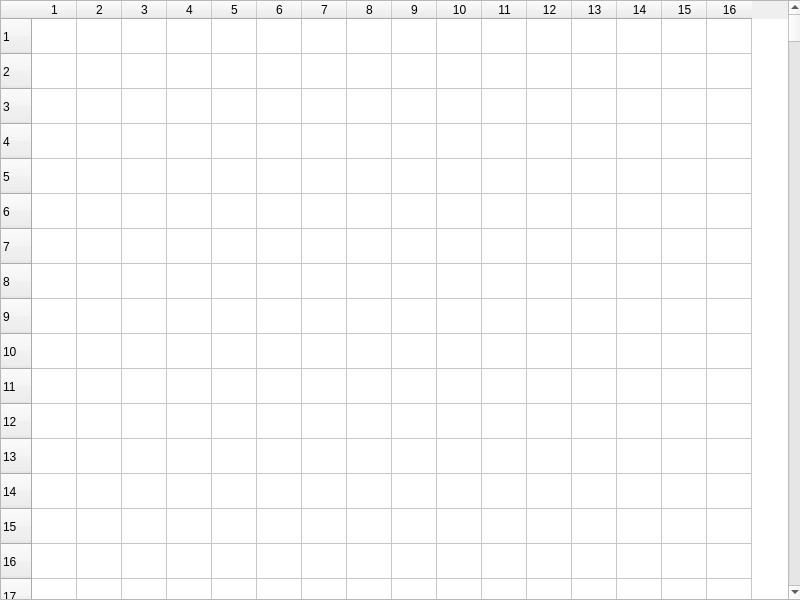
<?xml version="1.0" encoding="UTF-8"?>
<ui version="4.0">
 <class>RamMonitor</class>
 <widget class="QDialog" name="RamMonitor">
  <property name="geometry">
   <rect>
    <x>0</x>
    <y>0</y>
    <width>800</width>
    <height>600</height>
   </rect>
  </property>
  <property name="sizePolicy">
   <sizepolicy hsizetype="Fixed" vsizetype="Fixed">
    <horstretch>0</horstretch>
    <verstretch>0</verstretch>
   </sizepolicy>
  </property>
  <property name="minimumSize">
   <size>
    <width>800</width>
    <height>600</height>
   </size>
  </property>
  <property name="maximumSize">
   <size>
    <width>800</width>
    <height>600</height>
   </size>
  </property>
  <property name="contextMenuPolicy">
   <enum>Qt::NoContextMenu</enum>
  </property>
  <property name="windowTitle">
   <string>RamMonitor</string>
  </property>
  <property name="windowIcon">
   <iconset>
    <normaloff>Icons/Ram monitor.ico</normaloff>
    <normalon>Icons/Ram monitor.ico</normalon>Icons/Ram monitor.ico</iconset>
  </property>
  <widget class="QTableWidget" name="RamTable">
   <property name="geometry">
    <rect>
     <x>0</x>
     <y>0</y>
     <width>803</width>
     <height>600</height>
    </rect>
   </property>
   <property name="sizePolicy">
    <sizepolicy hsizetype="Fixed" vsizetype="Fixed">
     <horstretch>0</horstretch>
     <verstretch>0</verstretch>
    </sizepolicy>
   </property>
   <property name="minimumSize">
    <size>
     <width>803</width>
     <height>600</height>
    </size>
   </property>
   <property name="maximumSize">
    <size>
     <width>803</width>
     <height>600</height>
    </size>
   </property>
   <property name="focusPolicy">
    <enum>Qt::NoFocus</enum>
   </property>
   <property name="contextMenuPolicy">
    <enum>Qt::NoContextMenu</enum>
   </property>
   <property name="editTriggers">
    <set>QAbstractItemView::NoEditTriggers</set>
   </property>
   <property name="rowCount">
    <number>4096</number>
   </property>
   <property name="columnCount">
    <number>16</number>
   </property>
   <attribute name="horizontalHeaderDefaultSectionSize">
    <number>45</number>
   </attribute>
   <attribute name="verticalHeaderCascadingSectionResizes">
    <bool>false</bool>
   </attribute>
   <attribute name="verticalHeaderDefaultSectionSize">
    <number>35</number>
   </attribute>
   <row/>
   <row/>
   <row/>
   <row/>
   <row/>
   <row/>
   <row/>
   <row/>
   <row/>
   <row/>
   <row/>
   <row/>
   <row/>
   <row/>
   <row/>
   <row/>
   <row/>
   <row/>
   <row/>
   <row/>
   <row/>
   <row/>
   <row/>
   <row/>
   <row/>
   <row/>
   <row/>
   <row/>
   <row/>
   <row/>
   <row/>
   <row/>
   <row/>
   <row/>
   <row/>
   <row/>
   <row/>
   <row/>
   <row/>
   <row/>
   <row/>
   <row/>
   <row/>
   <row/>
   <row/>
   <row/>
   <row/>
   <row/>
   <row/>
   <row/>
   <row/>
   <row/>
   <row/>
   <row/>
   <row/>
   <row/>
   <row/>
   <row/>
   <row/>
   <row/>
   <row/>
   <row/>
   <row/>
   <row/>
   <row/>
   <row/>
   <row/>
   <row/>
   <row/>
   <row/>
   <row/>
   <row/>
   <row/>
   <row/>
   <row/>
   <row/>
   <row/>
   <row/>
   <row/>
   <row/>
   <row/>
   <row/>
   <row/>
   <row/>
   <row/>
   <row/>
   <row/>
   <row/>
   <row/>
   <row/>
   <row/>
   <row/>
   <row/>
   <row/>
   <row/>
   <row/>
   <row/>
   <row/>
   <row/>
   <row/>
   <row/>
   <row/>
   <row/>
   <row/>
   <row/>
   <row/>
   <row/>
   <row/>
   <row/>
   <row/>
   <row/>
   <row/>
   <row/>
   <row/>
   <row/>
   <row/>
   <row/>
   <row/>
   <row/>
   <row/>
   <row/>
   <row/>
   <row/>
   <row/>
   <row/>
   <row/>
   <row/>
   <row/>
   <row/>
   <row/>
   <row/>
   <row/>
   <row/>
   <row/>
   <row/>
   <row/>
   <row/>
   <row/>
   <row/>
   <row/>
   <row/>
   <row/>
   <row/>
   <row/>
   <row/>
   <row/>
   <row/>
   <row/>
   <row/>
   <row/>
   <row/>
   <row/>
   <row/>
   <row/>
   <row/>
   <row/>
   <row/>
   <row/>
   <row/>
   <row/>
   <row/>
   <row/>
   <row/>
   <row/>
   <row/>
   <row/>
   <row/>
   <row/>
   <row/>
   <row/>
   <row/>
   <row/>
   <row/>
   <row/>
   <row/>
   <row/>
   <row/>
   <row/>
   <row/>
   <row/>
   <row/>
   <row/>
   <row/>
   <row/>
   <row/>
   <row/>
   <row/>
   <row/>
   <row/>
   <row/>
   <row/>
   <row/>
   <row/>
   <row/>
   <row/>
   <row/>
   <row/>
   <row/>
   <row/>
   <row/>
   <row/>
   <row/>
   <row/>
   <row/>
   <row/>
   <row/>
   <row/>
   <row/>
   <row/>
   <row/>
   <row/>
   <row/>
   <row/>
   <row/>
   <row/>
   <row/>
   <row/>
   <row/>
   <row/>
   <row/>
   <row/>
   <row/>
   <row/>
   <row/>
   <row/>
   <row/>
   <row/>
   <row/>
   <row/>
   <row/>
   <row/>
   <row/>
   <row/>
   <row/>
   <row/>
   <row/>
   <row/>
   <row/>
   <row/>
   <row/>
   <row/>
   <row/>
   <row/>
   <row/>
   <row/>
   <row/>
   <row/>
   <row/>
   <row/>
   <row/>
   <row/>
   <row/>
   <row/>
   <row/>
   <row/>
   <row/>
   <row/>
   <row/>
   <row/>
   <row/>
   <row/>
   <row/>
   <row/>
   <row/>
   <row/>
   <row/>
   <row/>
   <row/>
   <row/>
   <row/>
   <row/>
   <row/>
   <row/>
   <row/>
   <row/>
   <row/>
   <row/>
   <row/>
   <row/>
   <row/>
   <row/>
   <row/>
   <row/>
   <row/>
   <row/>
   <row/>
   <row/>
   <row/>
   <row/>
   <row/>
   <row/>
   <row/>
   <row/>
   <row/>
   <row/>
   <row/>
   <row/>
   <row/>
   <row/>
   <row/>
   <row/>
   <row/>
   <row/>
   <row/>
   <row/>
   <row/>
   <row/>
   <row/>
   <row/>
   <row/>
   <row/>
   <row/>
   <row/>
   <row/>
   <row/>
   <row/>
   <row/>
   <row/>
   <row/>
   <row/>
   <row/>
   <row/>
   <row/>
   <row/>
   <row/>
   <row/>
   <row/>
   <row/>
   <row/>
   <row/>
   <row/>
   <row/>
   <row/>
   <row/>
   <row/>
   <row/>
   <row/>
   <row/>
   <row/>
   <row/>
   <row/>
   <row/>
   <row/>
   <row/>
   <row/>
   <row/>
   <row/>
   <row/>
   <row/>
   <row/>
   <row/>
   <row/>
   <row/>
   <row/>
   <row/>
   <row/>
   <row/>
   <row/>
   <row/>
   <row/>
   <row/>
   <row/>
   <row/>
   <row/>
   <row/>
   <row/>
   <row/>
   <row/>
   <row/>
   <row/>
   <row/>
   <row/>
   <row/>
   <row/>
   <row/>
   <row/>
   <row/>
   <row/>
   <row/>
   <row/>
   <row/>
   <row/>
   <row/>
   <row/>
   <row/>
   <row/>
   <row/>
   <row/>
   <row/>
   <row/>
   <row/>
   <row/>
   <row/>
   <row/>
   <row/>
   <row/>
   <row/>
   <row/>
   <row/>
   <row/>
   <row/>
   <row/>
   <row/>
   <row/>
   <row/>
   <row/>
   <row/>
   <row/>
   <row/>
   <row/>
   <row/>
   <row/>
   <row/>
   <row/>
   <row/>
   <row/>
   <row/>
   <row/>
   <row/>
   <row/>
   <row/>
   <row/>
   <row/>
   <row/>
   <row/>
   <row/>
   <row/>
   <row/>
   <row/>
   <row/>
   <row/>
   <row/>
   <row/>
   <row/>
   <row/>
   <row/>
   <row/>
   <row/>
   <row/>
   <row/>
   <row/>
   <row/>
   <row/>
   <row/>
   <row/>
   <row/>
   <row/>
   <row/>
   <row/>
   <row/>
   <row/>
   <row/>
   <row/>
   <row/>
   <row/>
   <row/>
   <row/>
   <row/>
   <row/>
   <row/>
   <row/>
   <row/>
   <row/>
   <row/>
   <row/>
   <row/>
   <row/>
   <row/>
   <row/>
   <row/>
   <row/>
   <row/>
   <row/>
   <row/>
   <row/>
   <row/>
   <row/>
   <row/>
   <row/>
   <row/>
   <row/>
   <row/>
   <row/>
   <row/>
   <row/>
   <row/>
   <row/>
   <row/>
   <row/>
   <row/>
   <row/>
   <row/>
   <row/>
   <row/>
   <row/>
   <row/>
   <row/>
   <row/>
   <row/>
   <row/>
   <row/>
   <row/>
   <row/>
   <row/>
   <row/>
   <row/>
   <row/>
   <row/>
   <row/>
   <row/>
   <row/>
   <row/>
   <row/>
   <row/>
   <row/>
   <row/>
   <row/>
   <row/>
   <row/>
   <row/>
   <row/>
   <row/>
   <row/>
   <row/>
   <row/>
   <row/>
   <row/>
   <row/>
   <row/>
   <row/>
   <row/>
   <row/>
   <row/>
   <row/>
   <row/>
   <row/>
   <row/>
   <row/>
   <row/>
   <row/>
   <row/>
   <row/>
   <row/>
   <row/>
   <row/>
   <row/>
   <row/>
   <row/>
   <row/>
   <row/>
   <row/>
   <row/>
   <row/>
   <row/>
   <row/>
   <row/>
   <row/>
   <row/>
   <row/>
   <row/>
   <row/>
   <row/>
   <row/>
   <row/>
   <row/>
   <row/>
   <row/>
   <row/>
   <row/>
   <row/>
   <row/>
   <row/>
   <row/>
   <row/>
   <row/>
   <row/>
   <row/>
   <row/>
   <row/>
   <row/>
   <row/>
   <row/>
   <row/>
   <row/>
   <row/>
   <row/>
   <row/>
   <row/>
   <row/>
   <row/>
   <row/>
   <row/>
   <row/>
   <row/>
   <row/>
   <row/>
   <row/>
   <row/>
   <row/>
   <row/>
   <row/>
   <row/>
   <row/>
   <row/>
   <row/>
   <row/>
   <row/>
   <row/>
   <row/>
   <row/>
   <row/>
   <row/>
   <row/>
   <row/>
   <row/>
   <row/>
   <row/>
   <row/>
   <row/>
   <row/>
   <row/>
   <row/>
   <row/>
   <row/>
   <row/>
   <row/>
   <row/>
   <row/>
   <row/>
   <row/>
   <row/>
   <row/>
   <row/>
   <row/>
   <row/>
   <row/>
   <row/>
   <row/>
   <row/>
   <row/>
   <row/>
   <row/>
   <row/>
   <row/>
   <row/>
   <row/>
   <row/>
   <row/>
   <row/>
   <row/>
   <row/>
   <row/>
   <row/>
   <row/>
   <row/>
   <row/>
   <row/>
   <row/>
   <row/>
   <row/>
   <row/>
   <row/>
   <row/>
   <row/>
   <row/>
   <row/>
   <row/>
   <row/>
   <row/>
   <row/>
   <row/>
   <row/>
   <row/>
   <row/>
   <row/>
   <row/>
   <row/>
   <row/>
   <row/>
   <row/>
   <row/>
   <row/>
   <row/>
   <row/>
   <row/>
   <row/>
   <row/>
   <row/>
   <row/>
   <row/>
   <row/>
   <row/>
   <row/>
   <row/>
   <row/>
   <row/>
   <row/>
   <row/>
   <row/>
   <row/>
   <row/>
   <row/>
   <row/>
   <row/>
   <row/>
   <row/>
   <row/>
   <row/>
   <row/>
   <row/>
   <row/>
   <row/>
   <row/>
   <row/>
   <row/>
   <row/>
   <row/>
   <row/>
   <row/>
   <row/>
   <row/>
   <row/>
   <row/>
   <row/>
   <row/>
   <row/>
   <row/>
   <row/>
   <row/>
   <row/>
   <row/>
   <row/>
   <row/>
   <row/>
   <row/>
   <row/>
   <row/>
   <row/>
   <row/>
   <row/>
   <row/>
   <row/>
   <row/>
   <row/>
   <row/>
   <row/>
   <row/>
   <row/>
   <row/>
   <row/>
   <row/>
   <row/>
   <row/>
   <row/>
   <row/>
   <row/>
   <row/>
   <row/>
   <row/>
   <row/>
   <row/>
   <row/>
   <row/>
   <row/>
   <row/>
   <row/>
   <row/>
   <row/>
   <row/>
   <row/>
   <row/>
   <row/>
   <row/>
   <row/>
   <row/>
   <row/>
   <row/>
   <row/>
   <row/>
   <row/>
   <row/>
   <row/>
   <row/>
   <row/>
   <row/>
   <row/>
   <row/>
   <row/>
   <row/>
   <row/>
   <row/>
   <row/>
   <row/>
   <row/>
   <row/>
   <row/>
   <row/>
   <row/>
   <row/>
   <row/>
   <row/>
   <row/>
   <row/>
   <row/>
   <row/>
   <row/>
   <row/>
   <row/>
   <row/>
   <row/>
   <row/>
   <row/>
   <row/>
   <row/>
   <row/>
   <row/>
   <row/>
   <row/>
   <row/>
   <row/>
   <row/>
   <row/>
   <row/>
   <row/>
   <row/>
   <row/>
   <row/>
   <row/>
   <row/>
   <row/>
   <row/>
   <row/>
   <row/>
   <row/>
   <row/>
   <row/>
   <row/>
   <row/>
   <row/>
   <row/>
   <row/>
   <row/>
   <row/>
   <row/>
   <row/>
   <row/>
   <row/>
   <row/>
   <row/>
   <row/>
   <row/>
   <row/>
   <row/>
   <row/>
   <row/>
   <row/>
   <row/>
   <row/>
   <row/>
   <row/>
   <row/>
   <row/>
   <row/>
   <row/>
   <row/>
   <row/>
   <row/>
   <row/>
   <row/>
   <row/>
   <row/>
   <row/>
   <row/>
   <row/>
   <row/>
   <row/>
   <row/>
   <row/>
   <row/>
   <row/>
   <row/>
   <row/>
   <row/>
   <row/>
   <row/>
   <row/>
   <row/>
   <row/>
   <row/>
   <row/>
   <row/>
   <row/>
   <row/>
   <row/>
   <row/>
   <row/>
   <row/>
   <row/>
   <row/>
   <row/>
   <row/>
   <row/>
   <row/>
   <row/>
   <row/>
   <row/>
   <row/>
   <row/>
   <row/>
   <row/>
   <row/>
   <row/>
   <row/>
   <row/>
   <row/>
   <row/>
   <row/>
   <row/>
   <row/>
   <row/>
   <row/>
   <row/>
   <row/>
   <row/>
   <row/>
   <row/>
   <row/>
   <row/>
   <row/>
   <row/>
   <row/>
   <row/>
   <row/>
   <row/>
   <row/>
   <row/>
   <row/>
   <row/>
   <row/>
   <row/>
   <row/>
   <row/>
   <row/>
   <row/>
   <row/>
   <row/>
   <row/>
   <row/>
   <row/>
   <row/>
   <row/>
   <row/>
   <row/>
   <row/>
   <row/>
   <row/>
   <row/>
   <row/>
   <row/>
   <row/>
   <row/>
   <row/>
   <row/>
   <row/>
   <row/>
   <row/>
   <row/>
   <row/>
   <row/>
   <row/>
   <row/>
   <row/>
   <row/>
   <row/>
   <row/>
   <row/>
   <row/>
   <row/>
   <row/>
   <row/>
   <row/>
   <row/>
   <row/>
   <row/>
   <row/>
   <row/>
   <row/>
   <row/>
   <row/>
   <row/>
   <row/>
   <row/>
   <row/>
   <row/>
   <row/>
   <row/>
   <row/>
   <row/>
   <row/>
   <row/>
   <row/>
   <row/>
   <row/>
   <row/>
   <row/>
   <row/>
   <row/>
   <row/>
   <row/>
   <row/>
   <row/>
   <row/>
   <row/>
   <row/>
   <row/>
   <row/>
   <row/>
   <row/>
   <row/>
   <row/>
   <row/>
   <row/>
   <row/>
   <row/>
   <row/>
   <row/>
   <row/>
   <row/>
   <row/>
   <row/>
   <row/>
   <row/>
   <row/>
   <row/>
   <row/>
   <row/>
   <row/>
   <row/>
   <row/>
   <row/>
   <row/>
   <row/>
   <row/>
   <row/>
   <row/>
   <row/>
   <row/>
   <row/>
   <row/>
   <row/>
   <row/>
   <row/>
   <row/>
   <row/>
   <row/>
   <row/>
   <row/>
   <row/>
   <row/>
   <row/>
   <row/>
   <row/>
   <row/>
   <row/>
   <row/>
   <row/>
   <row/>
   <row/>
   <row/>
   <row/>
   <row/>
   <row/>
   <row/>
   <row/>
   <row/>
   <row/>
   <row/>
   <row/>
   <row/>
   <row/>
   <row/>
   <row/>
   <row/>
   <row/>
   <row/>
   <row/>
   <row/>
   <row/>
   <row/>
   <row/>
   <row/>
   <row/>
   <row/>
   <row/>
   <row/>
   <row/>
   <row/>
   <row/>
   <row/>
   <row/>
   <row/>
   <row/>
   <row/>
   <row/>
   <row/>
   <row/>
   <row/>
   <row/>
   <row/>
   <row/>
   <row/>
   <row/>
   <row/>
   <row/>
   <row/>
   <row/>
   <row/>
   <row/>
   <row/>
   <row/>
   <row/>
   <row/>
   <row/>
   <row/>
   <row/>
   <row/>
   <row/>
   <row/>
   <row/>
   <row/>
   <row/>
   <row/>
   <row/>
   <row/>
   <row/>
   <row/>
   <row/>
   <row/>
   <row/>
   <row/>
   <row/>
   <row/>
   <row/>
   <row/>
   <row/>
   <row/>
   <row/>
   <row/>
   <row/>
   <row/>
   <row/>
   <row/>
   <row/>
   <row/>
   <row/>
   <row/>
   <row/>
   <row/>
   <row/>
   <row/>
   <row/>
   <row/>
   <row/>
   <row/>
   <row/>
   <row/>
   <row/>
   <row/>
   <row/>
   <row/>
   <row/>
   <row/>
   <row/>
   <row/>
   <row/>
   <row/>
   <row/>
   <row/>
   <row/>
   <row/>
   <row/>
   <row/>
   <row/>
   <row/>
   <row/>
   <row/>
   <row/>
   <row/>
   <row/>
   <row/>
   <row/>
   <row/>
   <row/>
   <row/>
   <row/>
   <row/>
   <row/>
   <row/>
   <row/>
   <row/>
   <row/>
   <row/>
   <row/>
   <row/>
   <row/>
   <row/>
   <row/>
   <row/>
   <row/>
   <row/>
   <row/>
   <row/>
   <row/>
   <row/>
   <row/>
   <row/>
   <row/>
   <row/>
   <row/>
   <row/>
   <row/>
   <row/>
   <row/>
   <row/>
   <row/>
   <row/>
   <row/>
   <row/>
   <row/>
   <row/>
   <row/>
   <row/>
   <row/>
   <row/>
   <row/>
   <row/>
   <row/>
   <row/>
   <row/>
   <row/>
   <row/>
   <row/>
   <row/>
   <row/>
   <row/>
   <row/>
   <row/>
   <row/>
   <row/>
   <row/>
   <row/>
   <row/>
   <row/>
   <row/>
   <row/>
   <row/>
   <row/>
   <row/>
   <row/>
   <row/>
   <row/>
   <row/>
   <row/>
   <row/>
   <row/>
   <row/>
   <row/>
   <row/>
   <row/>
   <row/>
   <row/>
   <row/>
   <row/>
   <row/>
   <row/>
   <row/>
   <row/>
   <row/>
   <row/>
   <row/>
   <row/>
   <row/>
   <row/>
   <row/>
   <row/>
   <row/>
   <row/>
   <row/>
   <row/>
   <row/>
   <row/>
   <row/>
   <row/>
   <row/>
   <row/>
   <row/>
   <row/>
   <row/>
   <row/>
   <row/>
   <row/>
   <row/>
   <row/>
   <row/>
   <row/>
   <row/>
   <row/>
   <row/>
   <row/>
   <row/>
   <row/>
   <row/>
   <row/>
   <row/>
   <row/>
   <row/>
   <row/>
   <row/>
   <row/>
   <row/>
   <row/>
   <row/>
   <row/>
   <row/>
   <row/>
   <row/>
   <row/>
   <row/>
   <row/>
   <row/>
   <row/>
   <row/>
   <row/>
   <row/>
   <row/>
   <row/>
   <row/>
   <row/>
   <row/>
   <row/>
   <row/>
   <row/>
   <row/>
   <row/>
   <row/>
   <row/>
   <row/>
   <row/>
   <row/>
   <row/>
   <row/>
   <row/>
   <row/>
   <row/>
   <row/>
   <row/>
   <row/>
   <row/>
   <row/>
   <row/>
   <row/>
   <row/>
   <row/>
   <row/>
   <row/>
   <row/>
   <row/>
   <row/>
   <row/>
   <row/>
   <row/>
   <row/>
   <row/>
   <row/>
   <row/>
   <row/>
   <row/>
   <row/>
   <row/>
   <row/>
   <row/>
   <row/>
   <row/>
   <row/>
   <row/>
   <row/>
   <row/>
   <row/>
   <row/>
   <row/>
   <row/>
   <row/>
   <row/>
   <row/>
   <row/>
   <row/>
   <row/>
   <row/>
   <row/>
   <row/>
   <row/>
   <row/>
   <row/>
   <row/>
   <row/>
   <row/>
   <row/>
   <row/>
   <row/>
   <row/>
   <row/>
   <row/>
   <row/>
   <row/>
   <row/>
   <row/>
   <row/>
   <row/>
   <row/>
   <row/>
   <row/>
   <row/>
   <row/>
   <row/>
   <row/>
   <row/>
   <row/>
   <row/>
   <row/>
   <row/>
   <row/>
   <row/>
   <row/>
   <row/>
   <row/>
   <row/>
   <row/>
   <row/>
   <row/>
   <row/>
   <row/>
   <row/>
   <row/>
   <row/>
   <row/>
   <row/>
   <row/>
   <row/>
   <row/>
   <row/>
   <row/>
   <row/>
   <row/>
   <row/>
   <row/>
   <row/>
   <row/>
   <row/>
   <row/>
   <row/>
   <row/>
   <row/>
   <row/>
   <row/>
   <row/>
   <row/>
   <row/>
   <row/>
   <row/>
   <row/>
   <row/>
   <row/>
   <row/>
   <row/>
   <row/>
   <row/>
   <row/>
   <row/>
   <row/>
   <row/>
   <row/>
   <row/>
   <row/>
   <row/>
   <row/>
   <row/>
   <row/>
   <row/>
   <row/>
   <row/>
   <row/>
   <row/>
   <row/>
   <row/>
   <row/>
   <row/>
   <row/>
   <row/>
   <row/>
   <row/>
   <row/>
   <row/>
   <row/>
   <row/>
   <row/>
   <row/>
   <row/>
   <row/>
   <row/>
   <row/>
   <row/>
   <row/>
   <row/>
   <row/>
   <row/>
   <row/>
   <row/>
   <row/>
   <row/>
   <row/>
   <row/>
   <row/>
   <row/>
   <row/>
   <row/>
   <row/>
   <row/>
   <row/>
   <row/>
   <row/>
   <row/>
   <row/>
   <row/>
   <row/>
   <row/>
   <row/>
   <row/>
   <row/>
   <row/>
   <row/>
   <row/>
   <row/>
   <row/>
   <row/>
   <row/>
   <row/>
   <row/>
   <row/>
   <row/>
   <row/>
   <row/>
   <row/>
   <row/>
   <row/>
   <row/>
   <row/>
   <row/>
   <row/>
   <row/>
   <row/>
   <row/>
   <row/>
   <row/>
   <row/>
   <row/>
   <row/>
   <row/>
   <row/>
   <row/>
   <row/>
   <row/>
   <row/>
   <row/>
   <row/>
   <row/>
   <row/>
   <row/>
   <row/>
   <row/>
   <row/>
   <row/>
   <row/>
   <row/>
   <row/>
   <row/>
   <row/>
   <row/>
   <row/>
   <row/>
   <row/>
   <row/>
   <row/>
   <row/>
   <row/>
   <row/>
   <row/>
   <row/>
   <row/>
   <row/>
   <row/>
   <row/>
   <row/>
   <row/>
   <row/>
   <row/>
   <row/>
   <row/>
   <row/>
   <row/>
   <row/>
   <row/>
   <row/>
   <row/>
   <row/>
   <row/>
   <row/>
   <row/>
   <row/>
   <row/>
   <row/>
   <row/>
   <row/>
   <row/>
   <row/>
   <row/>
   <row/>
   <row/>
   <row/>
   <row/>
   <row/>
   <row/>
   <row/>
   <row/>
   <row/>
   <row/>
   <row/>
   <row/>
   <row/>
   <row/>
   <row/>
   <row/>
   <row/>
   <row/>
   <row/>
   <row/>
   <row/>
   <row/>
   <row/>
   <row/>
   <row/>
   <row/>
   <row/>
   <row/>
   <row/>
   <row/>
   <row/>
   <row/>
   <row/>
   <row/>
   <row/>
   <row/>
   <row/>
   <row/>
   <row/>
   <row/>
   <row/>
   <row/>
   <row/>
   <row/>
   <row/>
   <row/>
   <row/>
   <row/>
   <row/>
   <row/>
   <row/>
   <row/>
   <row/>
   <row/>
   <row/>
   <row/>
   <row/>
   <row/>
   <row/>
   <row/>
   <row/>
   <row/>
   <row/>
   <row/>
   <row/>
   <row/>
   <row/>
   <row/>
   <row/>
   <row/>
   <row/>
   <row/>
   <row/>
   <row/>
   <row/>
   <row/>
   <row/>
   <row/>
   <row/>
   <row/>
   <row/>
   <row/>
   <row/>
   <row/>
   <row/>
   <row/>
   <row/>
   <row/>
   <row/>
   <row/>
   <row/>
   <row/>
   <row/>
   <row/>
   <row/>
   <row/>
   <row/>
   <row/>
   <row/>
   <row/>
   <row/>
   <row/>
   <row/>
   <row/>
   <row/>
   <row/>
   <row/>
   <row/>
   <row/>
   <row/>
   <row/>
   <row/>
   <row/>
   <row/>
   <row/>
   <row/>
   <row/>
   <row/>
   <row/>
   <row/>
   <row/>
   <row/>
   <row/>
   <row/>
   <row/>
   <row/>
   <row/>
   <row/>
   <row/>
   <row/>
   <row/>
   <row/>
   <row/>
   <row/>
   <row/>
   <row/>
   <row/>
   <row/>
   <row/>
   <row/>
   <row/>
   <row/>
   <row/>
   <row/>
   <row/>
   <row/>
   <row/>
   <row/>
   <row/>
   <row/>
   <row/>
   <row/>
   <row/>
   <row/>
   <row/>
   <row/>
   <row/>
   <row/>
   <row/>
   <row/>
   <row/>
   <row/>
   <row/>
   <row/>
   <row/>
   <row/>
   <row/>
   <row/>
   <row/>
   <row/>
   <row/>
   <row/>
   <row/>
   <row/>
   <row/>
   <row/>
   <row/>
   <row/>
   <row/>
   <row/>
   <row/>
   <row/>
   <row/>
   <row/>
   <row/>
   <row/>
   <row/>
   <row/>
   <row/>
   <row/>
   <row/>
   <row/>
   <row/>
   <row/>
   <row/>
   <row/>
   <row/>
   <row/>
   <row/>
   <row/>
   <row/>
   <row/>
   <row/>
   <row/>
   <row/>
   <row/>
   <row/>
   <row/>
   <row/>
   <row/>
   <row/>
   <row/>
   <row/>
   <row/>
   <row/>
   <row/>
   <row/>
   <row/>
   <row/>
   <row/>
   <row/>
   <row/>
   <row/>
   <row/>
   <row/>
   <row/>
   <row/>
   <row/>
   <row/>
   <row/>
   <row/>
   <row/>
   <row/>
   <row/>
   <row/>
   <row/>
   <row/>
   <row/>
   <row/>
   <row/>
   <row/>
   <row/>
   <row/>
   <row/>
   <row/>
   <row/>
   <row/>
   <row/>
   <row/>
   <row/>
   <row/>
   <row/>
   <row/>
   <row/>
   <row/>
   <row/>
   <row/>
   <row/>
   <row/>
   <row/>
   <row/>
   <row/>
   <row/>
   <row/>
   <row/>
   <row/>
   <row/>
   <row/>
   <row/>
   <row/>
   <row/>
   <row/>
   <row/>
   <row/>
   <row/>
   <row/>
   <row/>
   <row/>
   <row/>
   <row/>
   <row/>
   <row/>
   <row/>
   <row/>
   <row/>
   <row/>
   <row/>
   <row/>
   <row/>
   <row/>
   <row/>
   <row/>
   <row/>
   <row/>
   <row/>
   <row/>
   <row/>
   <row/>
   <row/>
   <row/>
   <row/>
   <row/>
   <row/>
   <row/>
   <row/>
   <row/>
   <row/>
   <row/>
   <row/>
   <row/>
   <row/>
   <row/>
   <row/>
   <row/>
   <row/>
   <row/>
   <row/>
   <row/>
   <row/>
   <row/>
   <row/>
   <row/>
   <row/>
   <row/>
   <row/>
   <row/>
   <row/>
   <row/>
   <row/>
   <row/>
   <row/>
   <row/>
   <row/>
   <row/>
   <row/>
   <row/>
   <row/>
   <row/>
   <row/>
   <row/>
   <row/>
   <row/>
   <row/>
   <row/>
   <row/>
   <row/>
   <row/>
   <row/>
   <row/>
   <row/>
   <row/>
   <row/>
   <row/>
   <row/>
   <row/>
   <row/>
   <row/>
   <row/>
   <row/>
   <row/>
   <row/>
   <row/>
   <row/>
   <row/>
   <row/>
   <row/>
   <row/>
   <row/>
   <row/>
   <row/>
   <row/>
   <row/>
   <row/>
   <row/>
   <row/>
   <row/>
   <row/>
   <row/>
   <row/>
   <row/>
   <row/>
   <row/>
   <row/>
   <row/>
   <row/>
   <row/>
   <row/>
   <row/>
   <row/>
   <row/>
   <row/>
   <row/>
   <row/>
   <row/>
   <row/>
   <row/>
   <row/>
   <row/>
   <row/>
   <row/>
   <row/>
   <row/>
   <row/>
   <row/>
   <row/>
   <row/>
   <row/>
   <row/>
   <row/>
   <row/>
   <row/>
   <row/>
   <row/>
   <row/>
   <row/>
   <row/>
   <row/>
   <row/>
   <row/>
   <row/>
   <row/>
   <row/>
   <row/>
   <row/>
   <row/>
   <row/>
   <row/>
   <row/>
   <row/>
   <row/>
   <row/>
   <row/>
   <row/>
   <row/>
   <row/>
   <row/>
   <row/>
   <row/>
   <row/>
   <row/>
   <row/>
   <row/>
   <row/>
   <row/>
   <row/>
   <row/>
   <row/>
   <row/>
   <row/>
   <row/>
   <row/>
   <row/>
   <row/>
   <row/>
   <row/>
   <row/>
   <row/>
   <row/>
   <row/>
   <row/>
   <row/>
   <row/>
   <row/>
   <row/>
   <row/>
   <row/>
   <row/>
   <row/>
   <row/>
   <row/>
   <row/>
   <row/>
   <row/>
   <row/>
   <row/>
   <row/>
   <row/>
   <row/>
   <row/>
   <row/>
   <row/>
   <row/>
   <row/>
   <row/>
   <row/>
   <row/>
   <row/>
   <row/>
   <row/>
   <row/>
   <row/>
   <row/>
   <row/>
   <row/>
   <row/>
   <row/>
   <row/>
   <row/>
   <row/>
   <row/>
   <row/>
   <row/>
   <row/>
   <row/>
   <row/>
   <row/>
   <row/>
   <row/>
   <row/>
   <row/>
   <row/>
   <row/>
   <row/>
   <row/>
   <row/>
   <row/>
   <row/>
   <row/>
   <row/>
   <row/>
   <row/>
   <row/>
   <row/>
   <row/>
   <row/>
   <row/>
   <row/>
   <row/>
   <row/>
   <row/>
   <row/>
   <row/>
   <row/>
   <row/>
   <row/>
   <row/>
   <row/>
   <row/>
   <row/>
   <row/>
   <row/>
   <row/>
   <row/>
   <row/>
   <row/>
   <row/>
   <row/>
   <row/>
   <row/>
   <row/>
   <row/>
   <row/>
   <row/>
   <row/>
   <row/>
   <row/>
   <row/>
   <row/>
   <row/>
   <row/>
   <row/>
   <row/>
   <row/>
   <row/>
   <row/>
   <row/>
   <row/>
   <row/>
   <row/>
   <row/>
   <row/>
   <row/>
   <row/>
   <row/>
   <row/>
   <row/>
   <row/>
   <row/>
   <row/>
   <row/>
   <row/>
   <row/>
   <row/>
   <row/>
   <row/>
   <row/>
   <row/>
   <row/>
   <row/>
   <row/>
   <row/>
   <row/>
   <row/>
   <row/>
   <row/>
   <row/>
   <row/>
   <row/>
   <row/>
   <row/>
   <row/>
   <row/>
   <row/>
   <row/>
   <row/>
   <row/>
   <row/>
   <row/>
   <row/>
   <row/>
   <row/>
   <row/>
   <row/>
   <row/>
   <row/>
   <row/>
   <row/>
   <row/>
   <row/>
   <row/>
   <row/>
   <row/>
   <row/>
   <row/>
   <row/>
   <row/>
   <row/>
   <row/>
   <row/>
   <row/>
   <row/>
   <row/>
   <row/>
   <row/>
   <row/>
   <row/>
   <row/>
   <row/>
   <row/>
   <row/>
   <row/>
   <row/>
   <row/>
   <row/>
   <row/>
   <row/>
   <row/>
   <row/>
   <row/>
   <row/>
   <row/>
   <row/>
   <row/>
   <row/>
   <row/>
   <row/>
   <row/>
   <row/>
   <row/>
   <row/>
   <row/>
   <row/>
   <row/>
   <row/>
   <row/>
   <row/>
   <row/>
   <row/>
   <row/>
   <row/>
   <row/>
   <row/>
   <row/>
   <row/>
   <row/>
   <row/>
   <row/>
   <row/>
   <row/>
   <row/>
   <row/>
   <row/>
   <row/>
   <row/>
   <row/>
   <row/>
   <row/>
   <row/>
   <row/>
   <row/>
   <row/>
   <row/>
   <row/>
   <row/>
   <row/>
   <row/>
   <row/>
   <row/>
   <row/>
   <row/>
   <row/>
   <row/>
   <row/>
   <row/>
   <row/>
   <row/>
   <row/>
   <row/>
   <row/>
   <row/>
   <row/>
   <row/>
   <row/>
   <row/>
   <row/>
   <row/>
   <row/>
   <row/>
   <row/>
   <row/>
   <row/>
   <row/>
   <row/>
   <row/>
   <row/>
   <row/>
   <row/>
   <row/>
   <row/>
   <row/>
   <row/>
   <row/>
   <row/>
   <row/>
   <row/>
   <row/>
   <row/>
   <row/>
   <row/>
   <row/>
   <row/>
   <row/>
   <row/>
   <row/>
   <row/>
   <row/>
   <row/>
   <row/>
   <row/>
   <row/>
   <row/>
   <row/>
   <row/>
   <row/>
   <row/>
   <row/>
   <row/>
   <row/>
   <row/>
   <row/>
   <row/>
   <row/>
   <row/>
   <row/>
   <row/>
   <row/>
   <row/>
   <row/>
   <row/>
   <row/>
   <row/>
   <row/>
   <row/>
   <row/>
   <row/>
   <row/>
   <row/>
   <row/>
   <row/>
   <row/>
   <row/>
   <row/>
   <row/>
   <row/>
   <row/>
   <row/>
   <row/>
   <row/>
   <row/>
   <row/>
   <row/>
   <row/>
   <row/>
   <row/>
   <row/>
   <row/>
   <row/>
   <row/>
   <row/>
   <row/>
   <row/>
   <row/>
   <row/>
   <row/>
   <row/>
   <row/>
   <row/>
   <row/>
   <row/>
   <row/>
   <row/>
   <row/>
   <row/>
   <row/>
   <row/>
   <row/>
   <row/>
   <row/>
   <row/>
   <row/>
   <row/>
   <row/>
   <row/>
   <row/>
   <row/>
   <row/>
   <row/>
   <row/>
   <row/>
   <row/>
   <row/>
   <row/>
   <row/>
   <row/>
   <row/>
   <row/>
   <row/>
   <row/>
   <row/>
   <row/>
   <row/>
   <row/>
   <row/>
   <row/>
   <row/>
   <row/>
   <row/>
   <row/>
   <row/>
   <row/>
   <row/>
   <row/>
   <row/>
   <row/>
   <row/>
   <row/>
   <row/>
   <row/>
   <row/>
   <row/>
   <row/>
   <row/>
   <row/>
   <row/>
   <row/>
   <row/>
   <row/>
   <row/>
   <row/>
   <row/>
   <row/>
   <row/>
   <row/>
   <row/>
   <row/>
   <row/>
   <row/>
   <row/>
   <row/>
   <row/>
   <row/>
   <row/>
   <row/>
   <row/>
   <row/>
   <row/>
   <row/>
   <row/>
   <row/>
   <row/>
   <row/>
   <row/>
   <row/>
   <row/>
   <row/>
   <row/>
   <row/>
   <row/>
   <row/>
   <row/>
   <row/>
   <row/>
   <row/>
   <row/>
   <row/>
   <row/>
   <row/>
   <row/>
   <row/>
   <row/>
   <row/>
   <row/>
   <row/>
   <row/>
   <row/>
   <row/>
   <row/>
   <row/>
   <row/>
   <row/>
   <row/>
   <row/>
   <row/>
   <row/>
   <row/>
   <row/>
   <row/>
   <row/>
   <row/>
   <row/>
   <row/>
   <row/>
   <row/>
   <row/>
   <row/>
   <row/>
   <row/>
   <row/>
   <row/>
   <row/>
   <row/>
   <row/>
   <row/>
   <row/>
   <row/>
   <row/>
   <row/>
   <row/>
   <row/>
   <row/>
   <row/>
   <row/>
   <row/>
   <row/>
   <row/>
   <row/>
   <row/>
   <row/>
   <row/>
   <row/>
   <row/>
   <row/>
   <row/>
   <row/>
   <row/>
   <row/>
   <row/>
   <row/>
   <row/>
   <row/>
   <row/>
   <row/>
   <row/>
   <row/>
   <row/>
   <row/>
   <row/>
   <row/>
   <row/>
   <row/>
   <row/>
   <row/>
   <row/>
   <row/>
   <row/>
   <row/>
   <row/>
   <row/>
   <row/>
   <row/>
   <row/>
   <row/>
   <row/>
   <row/>
   <row/>
   <row/>
   <row/>
   <row/>
   <row/>
   <row/>
   <row/>
   <row/>
   <row/>
   <row/>
   <row/>
   <row/>
   <row/>
   <row/>
   <row/>
   <row/>
   <row/>
   <row/>
   <row/>
   <row/>
   <row/>
   <row/>
   <row/>
   <row/>
   <row/>
   <row/>
   <row/>
   <row/>
   <row/>
   <row/>
   <row/>
   <row/>
   <row/>
   <row/>
   <row/>
   <row/>
   <row/>
   <row/>
   <row/>
   <row/>
   <row/>
   <row/>
   <row/>
   <row/>
   <row/>
   <row/>
   <row/>
   <row/>
   <row/>
   <row/>
   <row/>
   <row/>
   <row/>
   <row/>
   <row/>
   <row/>
   <row/>
   <row/>
   <row/>
   <row/>
   <row/>
   <row/>
   <row/>
   <row/>
   <row/>
   <row/>
   <row/>
   <row/>
   <row/>
   <row/>
   <row/>
   <row/>
   <row/>
   <row/>
   <row/>
   <row/>
   <row/>
   <row/>
   <row/>
   <row/>
   <row/>
   <row/>
   <row/>
   <row/>
   <row/>
   <row/>
   <row/>
   <row/>
   <row/>
   <row/>
   <row/>
   <row/>
   <row/>
   <row/>
   <row/>
   <row/>
   <row/>
   <row/>
   <row/>
   <row/>
   <row/>
   <row/>
   <row/>
   <row/>
   <row/>
   <row/>
   <row/>
   <row/>
   <row/>
   <row/>
   <row/>
   <row/>
   <row/>
   <row/>
   <row/>
   <row/>
   <row/>
   <row/>
   <row/>
   <row/>
   <row/>
   <row/>
   <row/>
   <row/>
   <row/>
   <row/>
   <row/>
   <row/>
   <row/>
   <row/>
   <row/>
   <row/>
   <row/>
   <row/>
   <row/>
   <row/>
   <row/>
   <row/>
   <row/>
   <row/>
   <row/>
   <row/>
   <row/>
   <row/>
   <row/>
   <row/>
   <row/>
   <row/>
   <row/>
   <row/>
   <row/>
   <row/>
   <row/>
   <row/>
   <row/>
   <row/>
   <row/>
   <row/>
   <row/>
   <row/>
   <row/>
   <row/>
   <row/>
   <row/>
   <row/>
   <row/>
   <row/>
   <row/>
   <row/>
   <row/>
   <row/>
   <row/>
   <row/>
   <row/>
   <row/>
   <row/>
   <row/>
   <row/>
   <row/>
   <row/>
   <row/>
   <row/>
   <row/>
   <row/>
   <row/>
   <row/>
   <row/>
   <row/>
   <row/>
   <row/>
   <row/>
   <row/>
   <row/>
   <row/>
   <row/>
   <row/>
   <row/>
   <row/>
   <row/>
   <row/>
   <row/>
   <row/>
   <row/>
   <row/>
   <row/>
   <row/>
   <row/>
   <row/>
   <row/>
   <row/>
   <row/>
   <row/>
   <row/>
   <row/>
   <row/>
   <row/>
   <row/>
   <row/>
   <row/>
   <row/>
   <row/>
   <row/>
   <row/>
   <row/>
   <row/>
   <row/>
   <row/>
   <row/>
   <row/>
   <row/>
   <row/>
   <row/>
   <row/>
   <row/>
   <row/>
   <row/>
   <row/>
   <row/>
   <row/>
   <row/>
   <row/>
   <row/>
   <row/>
   <row/>
   <row/>
   <row/>
   <row/>
   <row/>
   <row/>
   <row/>
   <row/>
   <row/>
   <row/>
   <row/>
   <row/>
   <row/>
   <row/>
   <row/>
   <row/>
   <row/>
   <row/>
   <row/>
   <row/>
   <row/>
   <row/>
   <row/>
   <row/>
   <row/>
   <row/>
   <row/>
   <row/>
   <row/>
   <row/>
   <row/>
   <row/>
   <row/>
   <row/>
   <row/>
   <row/>
   <row/>
   <row/>
   <row/>
   <row/>
   <row/>
   <row/>
   <row/>
   <row/>
   <row/>
   <row/>
   <row/>
   <row/>
   <row/>
   <row/>
   <row/>
   <row/>
   <row/>
   <row/>
   <row/>
   <row/>
   <row/>
   <row/>
   <row/>
   <row/>
   <row/>
   <row/>
   <row/>
   <row/>
   <row/>
   <row/>
   <row/>
   <row/>
   <row/>
   <row/>
   <row/>
   <row/>
   <row/>
   <row/>
   <row/>
   <row/>
   <row/>
   <row/>
   <row/>
   <row/>
   <row/>
   <row/>
   <row/>
   <row/>
   <row/>
   <row/>
   <row/>
   <row/>
   <row/>
   <row/>
   <row/>
   <row/>
   <row/>
   <row/>
   <row/>
   <row/>
   <row/>
   <row/>
   <row/>
   <row/>
   <row/>
   <row/>
   <row/>
   <row/>
   <row/>
   <row/>
   <row/>
   <row/>
   <row/>
   <row/>
   <row/>
   <row/>
   <row/>
   <row/>
   <row/>
   <row/>
   <row/>
   <row/>
   <row/>
   <row/>
   <row/>
   <row/>
   <row/>
   <row/>
   <row/>
   <row/>
   <row/>
   <row/>
   <row/>
   <row/>
   <row/>
   <row/>
   <row/>
   <row/>
   <row/>
   <row/>
   <row/>
   <row/>
   <row/>
   <row/>
   <row/>
   <row/>
   <row/>
   <row/>
   <row/>
   <row/>
   <row/>
   <row/>
   <row/>
   <row/>
   <row/>
   <row/>
   <row/>
   <row/>
   <row/>
   <row/>
   <row/>
   <row/>
   <row/>
   <row/>
   <row/>
   <row/>
   <row/>
   <row/>
   <row/>
   <row/>
   <row/>
   <row/>
   <row/>
   <row/>
   <row/>
   <row/>
   <row/>
   <row/>
   <row/>
   <row/>
   <row/>
   <row/>
   <row/>
   <row/>
   <row/>
   <row/>
   <row/>
   <row/>
   <row/>
   <row/>
   <row/>
   <row/>
   <row/>
   <row/>
   <row/>
   <row/>
   <row/>
   <row/>
   <row/>
   <row/>
   <row/>
   <row/>
   <row/>
   <row/>
   <row/>
   <row/>
   <row/>
   <row/>
   <row/>
   <row/>
   <row/>
   <row/>
   <row/>
   <row/>
   <row/>
   <row/>
   <row/>
   <row/>
   <row/>
   <row/>
   <row/>
   <row/>
   <row/>
   <row/>
   <row/>
   <row/>
   <row/>
   <row/>
   <row/>
   <row/>
   <row/>
   <row/>
   <row/>
   <row/>
   <row/>
   <row/>
   <row/>
   <row/>
   <row/>
   <row/>
   <row/>
   <row/>
   <row/>
   <row/>
   <row/>
   <row/>
   <row/>
   <row/>
   <row/>
   <row/>
   <row/>
   <row/>
   <row/>
   <row/>
   <row/>
   <row/>
   <row/>
   <row/>
   <row/>
   <row/>
   <row/>
   <row/>
   <row/>
   <row/>
   <row/>
   <row/>
   <row/>
   <row/>
   <row/>
   <row/>
   <row/>
   <row/>
   <row/>
   <row/>
   <row/>
   <row/>
   <row/>
   <row/>
   <row/>
   <row/>
   <row/>
   <row/>
   <row/>
   <row/>
   <row/>
   <row/>
   <row/>
   <row/>
   <row/>
   <row/>
   <row/>
   <row/>
   <row/>
   <row/>
   <row/>
   <row/>
   <row/>
   <row/>
   <row/>
   <row/>
   <row/>
   <row/>
   <row/>
   <row/>
   <row/>
   <row/>
   <row/>
   <row/>
   <row/>
   <row/>
   <row/>
   <row/>
   <row/>
   <row/>
   <row/>
   <row/>
   <row/>
   <row/>
   <row/>
   <row/>
   <row/>
   <row/>
   <row/>
   <row/>
   <row/>
   <row/>
   <row/>
   <row/>
   <row/>
   <row/>
   <row/>
   <row/>
   <row/>
   <row/>
   <row/>
   <row/>
   <row/>
   <row/>
   <row/>
   <row/>
   <row/>
   <row/>
   <row/>
   <row/>
   <row/>
   <row/>
   <row/>
   <row/>
   <row/>
   <row/>
   <row/>
   <row/>
   <row/>
   <row/>
   <row/>
   <row/>
   <row/>
   <row/>
   <row/>
   <row/>
   <row/>
   <row/>
   <row/>
   <row/>
   <row/>
   <row/>
   <row/>
   <row/>
   <row/>
   <row/>
   <row/>
   <row/>
   <row/>
   <row/>
   <row/>
   <row/>
   <row/>
   <row/>
   <row/>
   <row/>
   <row/>
   <row/>
   <row/>
   <row/>
   <row/>
   <row/>
   <row/>
   <row/>
   <row/>
   <row/>
   <row/>
   <row/>
   <row/>
   <row/>
   <row/>
   <row/>
   <row/>
   <row/>
   <row/>
   <row/>
   <row/>
   <row/>
   <row/>
   <row/>
   <row/>
   <row/>
   <row/>
   <row/>
   <row/>
   <row/>
   <row/>
   <row/>
   <row/>
   <row/>
   <row/>
   <row/>
   <row/>
   <row/>
   <row/>
   <row/>
   <row/>
   <row/>
   <row/>
   <row/>
   <row/>
   <row/>
   <row/>
   <row/>
   <row/>
   <row/>
   <row/>
   <row/>
   <row/>
   <row/>
   <row/>
   <row/>
   <row/>
   <row/>
   <row/>
   <row/>
   <row/>
   <row/>
   <row/>
   <row/>
   <row/>
   <row/>
   <row/>
   <row/>
   <row/>
   <row/>
   <row/>
   <row/>
   <row/>
   <row/>
   <row/>
   <row/>
   <row/>
   <row/>
   <row/>
   <row/>
   <row/>
   <row/>
   <row/>
   <row/>
   <row/>
   <row/>
   <row/>
   <row/>
   <row/>
   <row/>
   <row/>
   <row/>
   <row/>
   <row/>
   <row/>
   <row/>
   <row/>
   <row/>
   <row/>
   <row/>
   <row/>
   <row/>
   <row/>
   <row/>
   <row/>
   <row/>
   <row/>
   <row/>
   <row/>
   <row/>
   <row/>
   <row/>
   <row/>
   <row/>
   <row/>
   <row/>
   <row/>
   <row/>
   <row/>
   <row/>
   <row/>
   <row/>
   <row/>
   <row/>
   <row/>
   <row/>
   <row/>
   <row/>
   <row/>
   <row/>
   <row/>
   <row/>
   <row/>
   <row/>
   <row/>
   <row/>
   <row/>
   <row/>
   <row/>
   <row/>
   <row/>
   <row/>
   <row/>
   <row/>
   <row/>
   <row/>
   <row/>
   <row/>
   <row/>
   <row/>
   <row/>
   <row/>
   <row/>
   <row/>
   <row/>
   <row/>
   <row/>
   <row/>
   <row/>
   <row/>
   <row/>
   <row/>
   <row/>
   <row/>
   <row/>
   <row/>
   <row/>
   <row/>
   <row/>
   <row/>
   <row/>
   <row/>
   <row/>
   <row/>
   <row/>
   <row/>
   <row/>
   <row/>
   <row/>
   <row/>
   <row/>
   <row/>
   <row/>
   <row/>
   <row/>
   <row/>
   <row/>
   <row/>
   <row/>
   <row/>
   <row/>
   <row/>
   <row/>
   <row/>
   <row/>
   <row/>
   <row/>
   <row/>
   <row/>
   <row/>
   <row/>
   <row/>
   <row/>
   <row/>
   <row/>
   <row/>
   <row/>
   <row/>
   <row/>
   <row/>
   <row/>
   <row/>
   <row/>
   <row/>
   <row/>
   <row/>
   <row/>
   <row/>
   <row/>
   <row/>
   <row/>
   <row/>
   <row/>
   <row/>
   <row/>
   <row/>
   <row/>
   <row/>
   <row/>
   <row/>
   <row/>
   <row/>
   <row/>
   <row/>
   <row/>
   <row/>
   <row/>
   <row/>
   <row/>
   <row/>
   <row/>
   <row/>
   <row/>
   <row/>
   <row/>
   <row/>
   <row/>
   <row/>
   <row/>
   <row/>
   <row/>
   <row/>
   <row/>
   <row/>
   <row/>
   <row/>
   <row/>
   <row/>
   <row/>
   <row/>
   <row/>
   <row/>
   <row/>
   <row/>
   <row/>
   <row/>
   <row/>
   <row/>
   <row/>
   <row/>
   <row/>
   <row/>
   <row/>
   <row/>
   <row/>
   <row/>
   <row/>
   <row/>
   <row/>
   <row/>
   <row/>
   <row/>
   <row/>
   <row/>
   <row/>
   <row/>
   <row/>
   <row/>
   <row/>
   <row/>
   <row/>
   <row/>
   <row/>
   <row/>
   <row/>
   <row/>
   <row/>
   <row/>
   <row/>
   <row/>
   <row/>
   <row/>
   <row/>
   <row/>
   <row/>
   <row/>
   <row/>
   <row/>
   <row/>
   <row/>
   <row/>
   <row/>
   <row/>
   <row/>
   <row/>
   <row/>
   <row/>
   <row/>
   <row/>
   <row/>
   <row/>
   <row/>
   <row/>
   <row/>
   <row/>
   <row/>
   <row/>
   <row/>
   <row/>
   <row/>
   <row/>
   <row/>
   <row/>
   <row/>
   <row/>
   <row/>
   <row/>
   <row/>
   <row/>
   <row/>
   <row/>
   <row/>
   <row/>
   <row/>
   <row/>
   <row/>
   <row/>
   <row/>
   <row/>
   <row/>
   <row/>
   <row/>
   <row/>
   <row/>
   <row/>
   <row/>
   <row/>
   <row/>
   <row/>
   <row/>
   <row/>
   <row/>
   <row/>
   <row/>
   <row/>
   <row/>
   <row/>
   <row/>
   <row/>
   <row/>
   <row/>
   <row/>
   <row/>
   <row/>
   <row/>
   <row/>
   <row/>
   <row/>
   <row/>
   <row/>
   <row/>
   <row/>
   <row/>
   <row/>
   <row/>
   <row/>
   <row/>
   <row/>
   <row/>
   <row/>
   <row/>
   <row/>
   <row/>
   <row/>
   <row/>
   <row/>
   <row/>
   <row/>
   <row/>
   <row/>
   <row/>
   <row/>
   <row/>
   <row/>
   <row/>
   <row/>
   <row/>
   <row/>
   <row/>
   <row/>
   <row/>
   <row/>
   <row/>
   <row/>
   <row/>
   <row/>
   <row/>
   <row/>
   <row/>
   <row/>
   <row/>
   <row/>
   <row/>
   <row/>
   <row/>
   <row/>
   <row/>
   <row/>
   <row/>
   <row/>
   <row/>
   <row/>
   <row/>
   <row/>
   <row/>
   <row/>
   <row/>
   <row/>
   <row/>
   <row/>
   <row/>
   <row/>
   <row/>
   <row/>
   <row/>
   <row/>
   <row/>
   <row/>
   <row/>
   <row/>
   <row/>
   <row/>
   <row/>
   <row/>
   <row/>
   <row/>
   <row/>
   <row/>
   <row/>
   <row/>
   <row/>
   <row/>
   <row/>
   <row/>
   <row/>
   <row/>
   <row/>
   <row/>
   <row/>
   <row/>
   <row/>
   <row/>
   <row/>
   <row/>
   <row/>
   <row/>
   <row/>
   <row/>
   <row/>
   <row/>
   <row/>
   <row/>
   <row/>
   <row/>
   <row/>
   <row/>
   <row/>
   <row/>
   <row/>
   <row/>
   <row/>
   <row/>
   <row/>
   <row/>
   <row/>
   <row/>
   <row/>
   <row/>
   <row/>
   <row/>
   <row/>
   <row/>
   <row/>
   <row/>
   <row/>
   <row/>
   <row/>
   <row/>
   <row/>
   <row/>
   <row/>
   <row/>
   <row/>
   <row/>
   <row/>
   <row/>
   <row/>
   <row/>
   <row/>
   <row/>
   <row/>
   <row/>
   <row/>
   <row/>
   <row/>
   <row/>
   <row/>
   <row/>
   <row/>
   <row/>
   <row/>
   <row/>
   <row/>
   <row/>
   <row/>
   <row/>
   <row/>
   <row/>
   <row/>
   <row/>
   <row/>
   <row/>
   <row/>
   <row/>
   <row/>
   <row/>
   <row/>
   <row/>
   <row/>
   <row/>
   <row/>
   <row/>
   <row/>
   <row/>
   <row/>
   <row/>
   <row/>
   <row/>
   <row/>
   <row/>
   <row/>
   <row/>
   <row/>
   <row/>
   <row/>
   <row/>
   <row/>
   <row/>
   <row/>
   <row/>
   <row/>
   <row/>
   <row/>
   <row/>
   <row/>
   <row/>
   <row/>
   <row/>
   <row/>
   <row/>
   <row/>
   <row/>
   <row/>
   <row/>
   <row/>
   <row/>
   <row/>
   <row/>
   <row/>
   <row/>
   <row/>
   <row/>
   <row/>
   <row/>
   <row/>
   <row/>
   <row/>
   <row/>
   <row/>
   <row/>
   <row/>
   <row/>
   <row/>
   <row/>
   <row/>
   <row/>
   <row/>
   <row/>
   <row/>
   <row/>
   <row/>
   <row/>
   <row/>
   <row/>
   <row/>
   <row/>
   <row/>
   <row/>
   <row/>
   <row/>
   <row/>
   <row/>
   <row/>
   <row/>
   <row/>
   <row/>
   <row/>
   <row/>
   <row/>
   <row/>
   <row/>
   <row/>
   <row/>
   <row/>
   <row/>
   <row/>
   <row/>
   <row/>
   <row/>
   <row/>
   <row/>
   <row/>
   <row/>
   <row/>
   <row/>
   <row/>
   <row/>
   <row/>
   <row/>
   <row/>
   <row/>
   <row/>
   <row/>
   <row/>
   <row/>
   <row/>
   <row/>
   <row/>
   <row/>
   <row/>
   <row/>
   <row/>
   <row/>
   <row/>
   <row/>
   <row/>
   <row/>
   <row/>
   <row/>
   <row/>
   <row/>
   <row/>
   <row/>
   <row/>
   <row/>
   <row/>
   <row/>
   <row/>
   <row/>
   <row/>
   <row/>
   <row/>
   <row/>
   <row/>
   <row/>
   <row/>
   <row/>
   <row/>
   <row/>
   <row/>
   <row/>
   <row/>
   <row/>
   <row/>
   <row/>
   <row/>
   <row/>
   <row/>
   <row/>
   <row/>
   <row/>
   <row/>
   <row/>
   <row/>
   <row/>
   <row/>
   <row/>
   <row/>
   <row/>
   <row/>
   <row/>
   <row/>
   <row/>
   <row/>
   <row/>
   <row/>
   <row/>
   <row/>
   <row/>
   <row/>
   <row/>
   <row/>
   <row/>
   <row/>
   <row/>
   <row/>
   <row/>
   <row/>
   <row/>
   <row/>
   <row/>
   <row/>
   <row/>
   <row/>
   <row/>
   <row/>
   <row/>
   <row/>
   <row/>
   <row/>
   <row/>
   <row/>
   <row/>
   <row/>
   <row/>
   <row/>
   <row/>
   <row/>
   <row/>
   <row/>
   <row/>
   <row/>
   <row/>
   <row/>
   <row/>
   <row/>
   <row/>
   <row/>
   <row/>
   <row/>
   <row/>
   <row/>
   <row/>
   <row/>
   <row/>
   <row/>
   <row/>
   <row/>
   <row/>
   <row/>
   <row/>
   <row/>
   <row/>
   <row/>
   <row/>
   <row/>
   <row/>
   <row/>
   <row/>
   <row/>
   <row/>
   <row/>
   <row/>
   <row/>
   <row/>
   <row/>
   <row/>
   <row/>
   <row/>
   <row/>
   <row/>
   <row/>
   <row/>
   <row/>
   <row/>
   <row/>
   <row/>
   <row/>
   <row/>
   <row/>
   <row/>
   <row/>
   <row/>
   <row/>
   <row/>
   <row/>
   <row/>
   <row/>
   <row/>
   <row/>
   <row/>
   <row/>
   <row/>
   <row/>
   <row/>
   <row/>
   <row/>
   <row/>
   <row/>
   <row/>
   <row/>
   <row/>
   <row/>
   <row/>
   <row/>
   <row/>
   <row/>
   <row/>
   <row/>
   <row/>
   <row/>
   <row/>
   <row/>
   <row/>
   <row/>
   <row/>
   <row/>
   <row/>
   <row/>
   <row/>
   <row/>
   <row/>
   <row/>
   <row/>
   <row/>
   <row/>
   <row/>
   <row/>
   <row/>
   <row/>
   <row/>
   <row/>
   <row/>
   <row/>
   <row/>
   <row/>
   <row/>
   <row/>
   <column/>
   <column/>
   <column/>
   <column/>
   <column/>
   <column/>
   <column/>
   <column/>
   <column/>
   <column/>
   <column/>
   <column/>
   <column/>
   <column/>
   <column/>
   <column/>
   <item row="0" column="0">
    <property name="textAlignment">
     <set>AlignCenter</set>
    </property>
    <property name="icon">
     <iconset>
      <normalon>Icons/Ram monitor.ico</normalon>
     </iconset>
    </property>
    <property name="flags">
     <set>NoItemFlags</set>
    </property>
   </item>
  </widget>
 </widget>
 <resources/>
 <connections/>
</ui>
